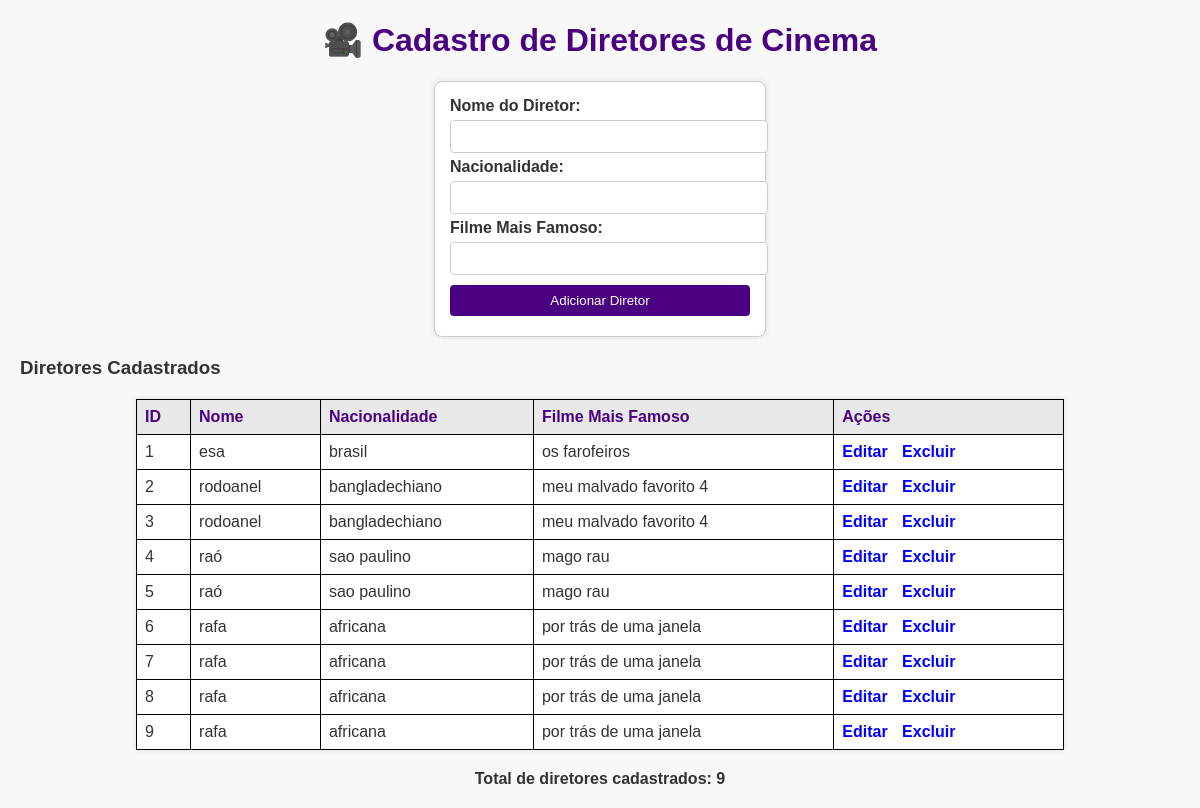
The page /php_isadias/index.php on the database its author committed.
### tables this page shows
CREATE TABLE `diretores` (
  `id` int NOT NULL,
  `nome` varchar(255) DEFAULT NULL,
  `nacionalidade` varchar(255) DEFAULT NULL,
  `filme_mais_famoso` varchar(255) DEFAULT NULL
);

### php_isadias/index.php (the view, shortened to what this page needs)
<?php
$servername = "localhost";
$username = "root";
$password = "Senai@118";
$dbname = "cinema_db";
$conn = new mysqli($servername, $username, $password);
$conn->query("CREATE DATABASE IF NOT EXISTS $dbname");
$conn->select_db($dbname);
$conn->query("CREATE TABLE IF NOT EXISTS diretores (
    id INT AUTO_INCREMENT PRIMARY KEY,
    nome VARCHAR(255),
    nacionalidade VARCHAR(255),
    filme_mais_famoso VARCHAR(255)
)");
?>
<!DOCTYPE html>
<html lang="pt-br">
<head>
<link rel="stylesheet" href="style.css">
</head>
<body>
<h1>🎥 Cadastro de Diretores de Cinema</h1>
<div class="form-box">
    <div class="form-container">
        <form method="POST">
            <label>Nome do Diretor:</label><br>
            <input type="text" name="nome" required><br>
            <label>Nacionalidade:</label><br>
            <input type="text" name="nacionalidade" required><br>
            <label>Filme Mais Famoso:</label><br>
            <input type="text" name="filme_mais_famoso" required><br>
            <input type="submit" value="Adicionar Diretor">
        </form>
    </div>
</div>
<?php
echo "<h3>Diretores Cadastrados</h3>";
$result = $conn->query("SELECT * FROM diretores");
if ($result->num_rows > 0) {
    echo "<table>
    <tr>
        <th>ID</th>
        <th>Nome</th>
        <th>Nacionalidade</th>
        <th>Filme Mais Famoso</th>
        <th>Ações</th>
    </tr>";
    while ($row = $result->fetch_assoc()) {
        echo "<tr>
                <td>{$row["id"]}</td>
                <td>{$row["nome"]}</td>
                <td>{$row["nacionalidade"]}</td>
                <td>{$row["filme_mais_famoso"]}</td>
                <td>
                    <a class='btn' href='update.php?id={$row["id"]}'>Editar</a>
                    <a class='btn' href='delete.php?id={$row["id"]}' onclick='return confirm(\"Deseja excluir este diretor?\")'>Excluir</a>
                </td>
              </tr>";
    }
    echo "</table>";
} else {
    echo "<p>Nenhum diretor cadastrado.</p>";
}
$resCount = $conn->query("SELECT COUNT(*) AS total FROM diretores");
$total = $resCount->fetch_assoc()['total'];
echo "<p><strong>Total de diretores cadastrados:</strong> $total</p>";
?>
</body>
</html>

### php_isadias/style.css (style rules this page uses)
body { font-family: Arial, sans-serif; background-color: #f8f8f8; color: #333; margin: 20px; }
h1 { text-align: center; color: #4b0082; }
form { background-color: #fff; border: 1px solid #ccc; border-radius: 8px; padding: 15px; width: 300px; margin: 20px auto; box-shadow: 0 0 6px rgba(0, 0, 0, 0.1); }
label { font-weight: bold; }
input[type="text"] { width: 100%; padding: 8px; margin-top: 4px; margin-bottom: 10px; border: 1px solid #ccc; border-radius: 4px; }
input[type="submit"] { width: 100%; background-color: #4b0082; color: white; padding: 8px; border: none; border-radius: 4px; cursor: pointer; }
table { width: 80%; margin: 20px auto; border-collapse: collapse; background-color: white; box-shadow: 0 0 6px rgba(0, 0, 0, 0.1); }
th, td { border: 1px solid #ccc; padding: 10px; text-align: left; }
th { background-color: #e8e8e8; color: #4b0082; }
.btn { text-decoration: none; color: #4b0082; font-weight: bold; }
p { text-align: center; font-weight: bold; }

### php_isadias/index.php (style rules this page uses)
table, th, td { border: 1px solid black; border-collapse: collapse; }
th, td { padding: 8px; text-align: left; }
h1 { font-family: Arial, sans-serif; }
form { margin-bottom: 20px; }
input[type="text"], input[type="submit"] { margin: 5px 0; }
.btn { text-decoration: none; color: blue; margin-right: 10px; }

### rows shown on the page
diretores: id "1", nome "esa", nacionalidade "brasil", filme_mais_famoso "os farofeiros"
diretores: id "2", nome "rodoanel", nacionalidade "bangladechiano", filme_mais_famoso "meu malvado favorito 4"
diretores: id "3", nome "rodoanel", nacionalidade "bangladechiano", filme_mais_famoso "meu malvado favorito 4"
diretores: id "4", nome "raó", nacionalidade "sao paulino", filme_mais_famoso "mago rau"
diretores: id "5", nome "raó", nacionalidade "sao paulino", filme_mais_famoso "mago rau"
diretores: id "6", nome "rafa", nacionalidade "africana", filme_mais_famoso "por trás de uma janela"
diretores: id "7", nome "rafa", nacionalidade "africana", filme_mais_famoso "por trás de uma janela"
diretores: id "8", nome "rafa", nacionalidade "africana", filme_mais_famoso "por trás de uma janela"
diretores: id "9", nome "rafa", nacionalidade "africana", filme_mais_famoso "por trás de uma janela"

### other values the page prints
$total "9"
